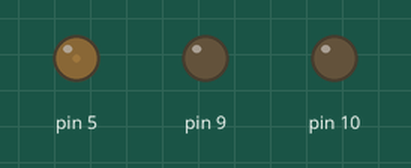
Simulated run of this sketch. Board: Arduino Leonardo, built with avr-gcc and run on an emulated ATmega32U4. Parts: output pins drawn as LEDs (lit = HIGH).

Above: at 0.15 s.
At 15.1 s:
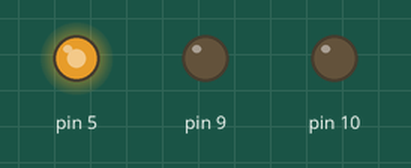
At 17.1 s:
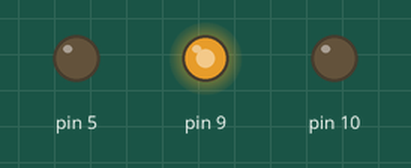
At 19.1 s:
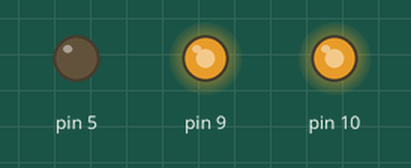
At 21.1 s:
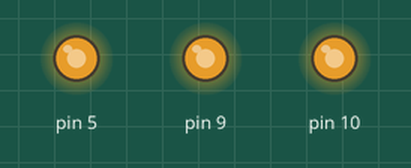
At 38.1 s:
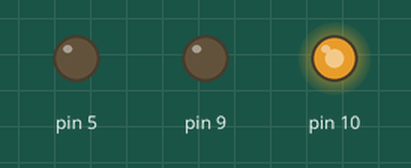
Timing chart, 0 to 40.0 s (numbered marks = the images above):
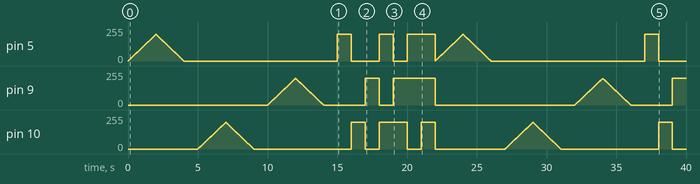

The sketch:

esplora_LED_Fade.ino
```cpp
// (licence header left out)
#include <Esplora.h>

void setup() {
	// There is nothing needed to setup in this sketch
}

void loop() {
	  Esplora.writeRGB(0, 0, 0); // Turn LED off

	  // Fade IN/OUT the RGB LED
	  for(int i=0; i<200; i++) {
	  Esplora.writeRed(i);
	  delay(10);
	 }

	 for(int i=200; i>0; i--) {
	  Esplora.writeRed(i);
	  delay(10);
	 }
	 Esplora.writeRGB(0, 0, 0);
	 delay(1000);

	 for(int i=0; i<200; i++) {
	  Esplora.writeGreen(i);
	  delay(10);
	 }

	 for(int i=200; i>0; i--) {
	  Esplora.writeGreen(i);
	  delay(10);
	 }
	 Esplora.writeRGB(0, 0, 0);
	 delay(1000);

	 for(int i=0; i<200; i++) {
	  Esplora.writeBlue(i);
	  delay(10);
	 }

	 for(int i=200; i>0; i--) {
	  Esplora.writeBlue(i);
	  delay(10);
	 }
	 Esplora.writeRGB(0, 0, 0);
	 delay(1000);

	// Turn the RGB different colors for 1 second each
	  Esplora.writeRGB(200, 0, 0);  // make the LED red
	  delay(1000);
	  Esplora.writeRGB(0, 200, 0);  // make the LED green
	  delay(1000);
	  Esplora.writeRGB(0, 0, 200);  // make the LED blue
	  delay(1000);
	  Esplora.writeRGB(200, 200, 0); // make the LED yellow
	  delay(1000);
	  Esplora.writeRGB(0, 200, 200); // make the LED cyan
	  delay(1000);
	  Esplora.writeRGB(200, 0, 200); // make the LED magenta
	  delay(1000);
	  Esplora.writeRGB(200, 200, 200); // make the LED white
	  delay(1000);
}
```
